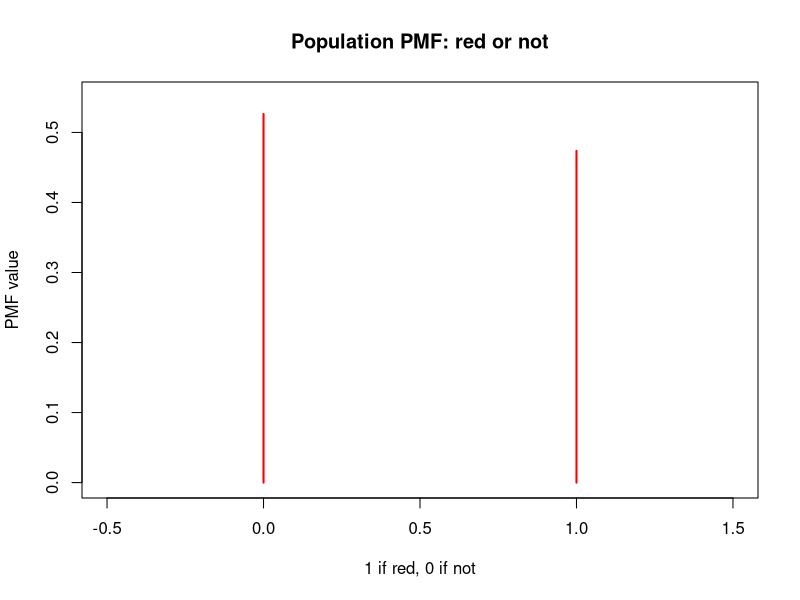
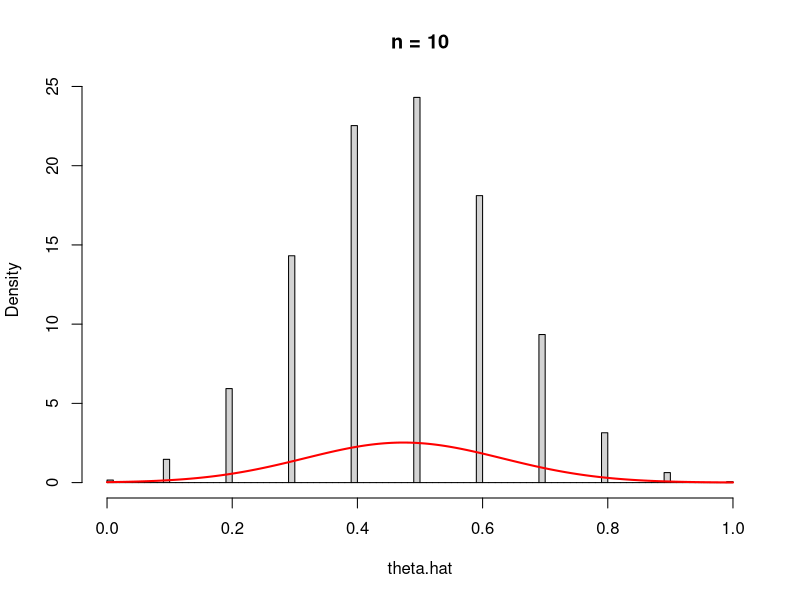
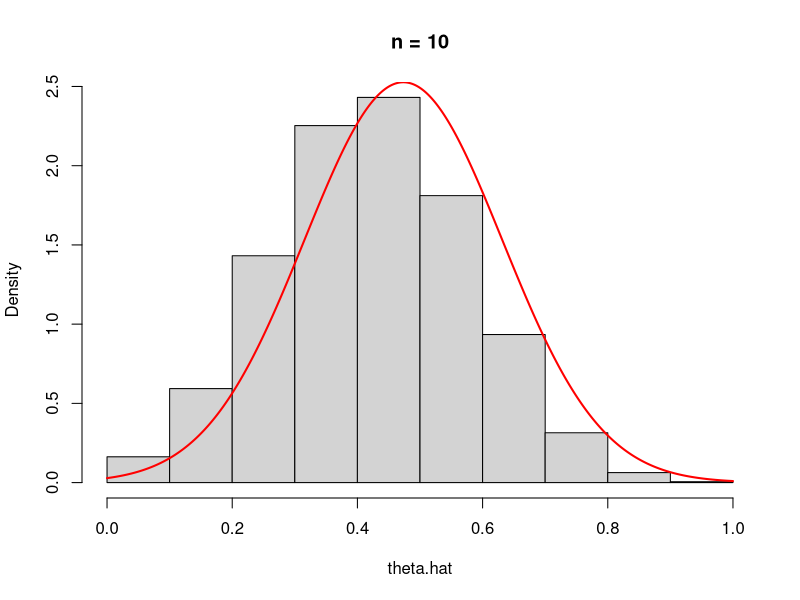
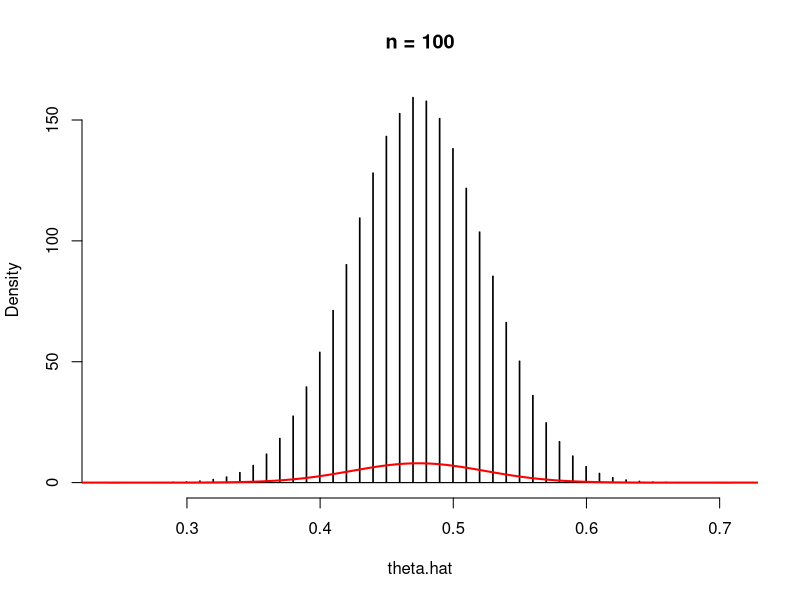
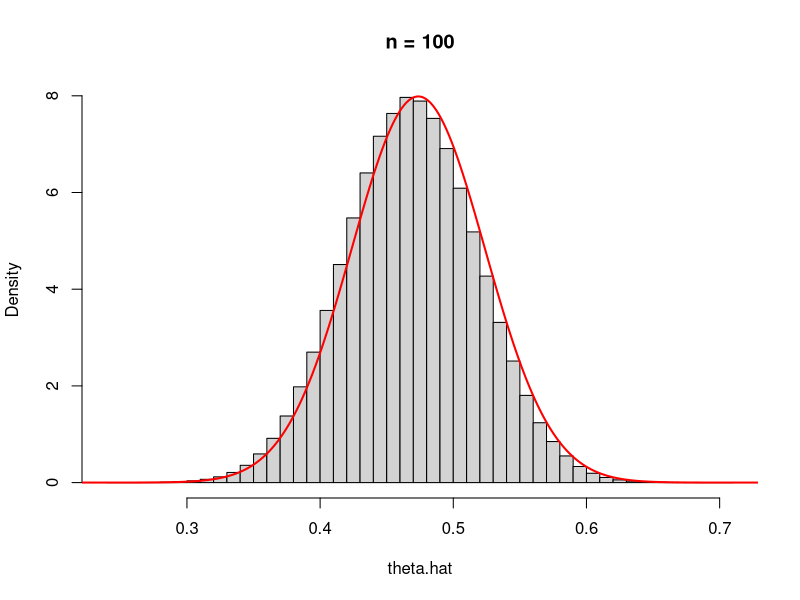

These charts were generated, in order, by the following R code:
# Ryan Luk
# STAT 206
# Credit: Prof. David Draper (draper), UCSC 2020
# I made slight modifications / cleaned up

# unbuffer the output (ctrl + w)
# setwd( 'C:/Users/Ryan Luk/Desktop/stat 206/roulette-red-or-not' )

#####

# 18 red slots on a roulette wheel
print( population.data.set <- c( rep( 0,20 ), rep( 1,18 ) ) )

# plot the population probability mass function (PMF) - discrete
plot( 0, 0, type = 'n', xlim = c( -0.5, 1.5 ),
  xlab = '1 if red, 0 if not', main = 'Population PMF: red or not',
  ylab = 'PMF value', ylim = c( 0, 0.55 ) )

# probabilities
segments( 0, 0, 0, 20 / 38, lwd = 2, col = 'red' )

segments( 1, 0, 1, 18 / 38, lwd = 2, col = 'red' )

# theta is the population mean
print( theta <- mean( population.data.set ) )

# sigma is the population standard deviation = sqrt( theta * ( 1 - theta ) )
print( sigma <- sqrt( mean( ( population.data.set - theta )^2 ) ) )
sqrt( theta * ( 1 - theta ) )

# repeated-sampling data set
n <- 10
M <- 100000
seed <- 4391557
set.seed( seed )
repeated.sampling.data.set <- rep( NA, M )

for( m in 1:M ) { 

	simulated.sample.data.set <- sample( population.data.set, n, replace = T )
	repeated.sampling.data.set[ m ] <- mean ( simulated.sample.data.set )

}

# mean from repeated sampling (100,000 iterations)
print( length( repeated.sampling.data.set ) )
print( theta.hat <- mean( repeated.sampling.data.set ) )

M <- 1000000

for( m in 1:M ) { 

	simulated.sample.data.set <- sample( population.data.set, n, replace = T )
	repeated.sampling.data.set[ m ] <- mean ( simulated.sample.data.set )

}

# mean from repeated sampling (1,000,000 iterations)
print( length( repeated.sampling.data.set ) )
print( expected.value.theta.hat <- mean( repeated.sampling.data.set ) )

# standard error from repeated sampling
# long-run standard devitation (SE) is our regular SD divided by n
print( standard.error.theta.hat <- sqrt( theta * ( 1 - theta ) / n ) )
sd( repeated.sampling.data.set )

# frequency table of theta.hat values
table( repeated.sampling.data.set ) / M

# uncertainty with a sample size of only 10
# repeated sampling PMF, probability from '$prob = T'
# almost looks like a normal curve due to the Central Limit Theorem (CLT)
hist( repeated.sampling.data.set, prob = T, main = 'n = 10',
  breaks = 100, xlab = 'theta.hat' )

theta.hat.grid <- seq( 0, 1, length = 500 )

lines( theta.hat.grid, dnorm( theta.hat.grid, expected.value.theta.hat,
  standard.error.theta.hat ), lwd = 2, col = 'red' )

# using less bins
hist( repeated.sampling.data.set, prob = T, main = 'n = 10',
  breaks = 12, xlab = 'theta.hat' )

lines( theta.hat.grid, dnorm( theta.hat.grid, expected.value.theta.hat,
  standard.error.theta.hat ), lwd = 2, col = 'red' )

# simulation approximation
# P( | theta.hat - theta | <= epsilon )
# ex: epsilon = 0.01
# we want a high probability, i.e. theta.hat matches theta
epsilon <- 0.01
mean( abs( repeated.sampling.data.set - theta ) <= epsilon )

# sample size n = 10 sucks
pnorm( epsilon / standard.error.theta.hat ) - 
  pnorm( - epsilon / standard.error.theta.hat )

# using n = 100
n <- 100
seed <- 6350823
set.seed( seed )
repeated.sampling.data.set <- rep( NA, M )

for ( m in 1:M ) {

    simulated.sample.data.set <- sample( population.data.set, n, replace = T )
    repeated.sampling.data.set[ m ] <- mean( simulated.sample.data.set )

}

print( expected.value.theta.hat <- mean( repeated.sampling.data.set ) )
print( standard.error.theta.hat <- sd( repeated.sampling.data.set ) )
sqrt( theta * ( 1 - theta ) / n )

table( repeated.sampling.data.set ) / M

# the CLT will be more apparent with n = 100
hist( repeated.sampling.data.set, prob = T, main = 'n = 100',
  breaks = 1000, xlab = 'theta.hat' )

lines( theta.hat.grid, dnorm( theta.hat.grid, expected.value.theta.hat,
  standard.error.theta.hat ), lwd = 2, col = 'red' )

# less bins
hist( repeated.sampling.data.set, prob = T, main = 'n = 100',
  breaks = 50, xlab = 'theta.hat' )

lines( theta.hat.grid, dnorm( theta.hat.grid, expected.value.theta.hat,
  standard.error.theta.hat ), lwd = 2, col = 'red' )

# this should match our pnorm normal approximation above
mean( abs( repeated.sampling.data.set - theta ) <= epsilon ) 
pnorm( epsilon / standard.error.theta.hat ) - 
  pnorm( - epsilon / standard.error.theta.hat )
